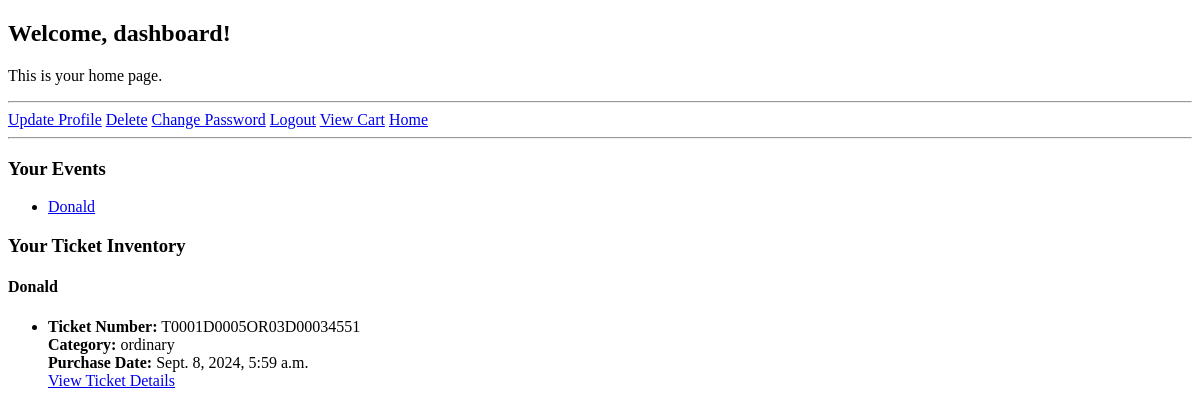
The page /customers/home/ (signed in) on the database as committed earlier.
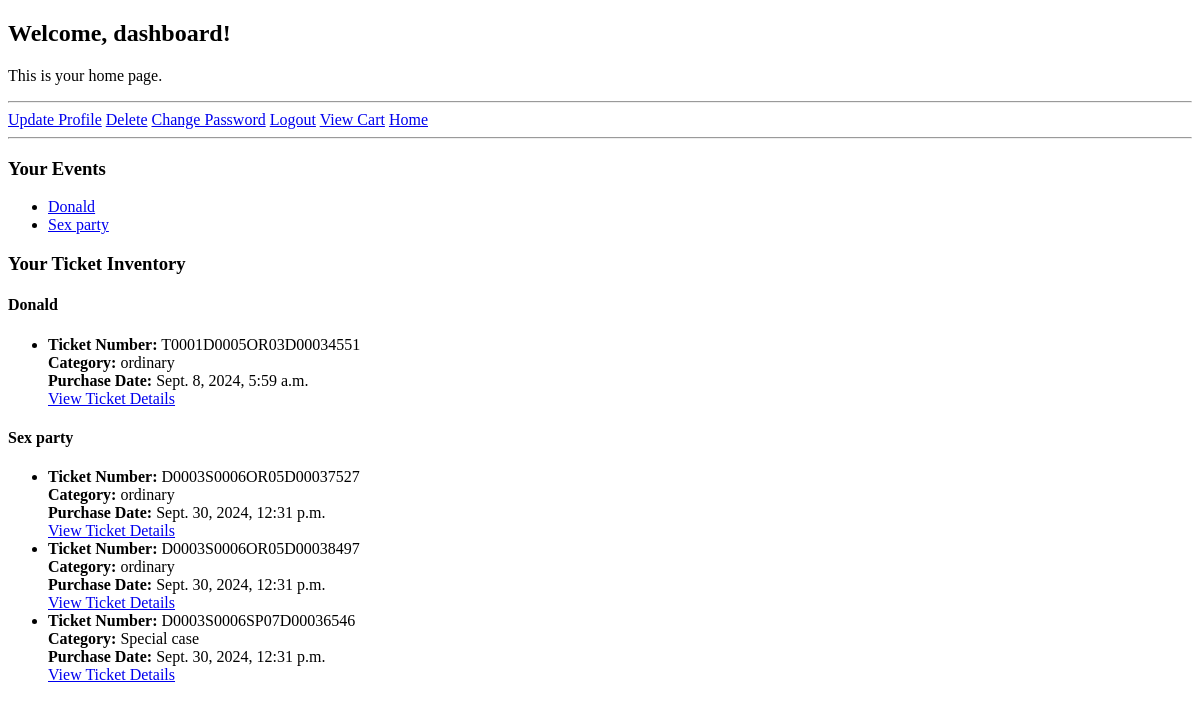
The same page on the database as committed later.
### vendors/models.py (models this page shows, shortened)
class Vendor(AbstractBaseUser, PermissionsMixin):
    username = models.CharField(max_length=30, unique=True)
    email = models.EmailField(unique=True)
    first_name = models.CharField(max_length=30)
    last_name = models.CharField(max_length=30)
    storename = models.CharField(max_length=50)
    store_phone = models.CharField(max_length=15)
    verification_code = models.CharField(max_length=6, null=True, blank=True)
    verification_code_created_at = models.DateTimeField(null=True, blank=True)
    is_active = models.BooleanField(default=True)
    is_admin = models.BooleanField(default=False)
    is_superuser = models.BooleanField(default=False)
    is_staff = models.BooleanField(default=False)
    is_vendor = models.BooleanField(default=True)
    objects = VendorManager()
    USERNAME_FIELD = 'username'
    REQUIRED_FIELDS = ['email', 'first_name', 'last_name', 'storename', 'store_phone']

### events/models.py (models this page shows, shortened)
class Event(models.Model):
    vendor = models.ForeignKey(Vendor, on_delete=models.CASCADE, related_name='events')  # Mandatory, linked to Vendor
    poster = models.ImageField(upload_to='event_posters/')  # Required field
    title = models.CharField(max_length=200)  # Required field
    description = models.TextField()  # Required field
    category = models.CharField(max_length=100)  # Required field (e.g., "conference", "concert")
    start_date = models.DateTimeField()  # Required field
    end_date = models.DateTimeField(null=True, blank=True)  # Optional field
    venue_name = models.CharField(max_length=100)  # Required field
    regular_price = models.DecimalField(max_digits=10, decimal_places=2)  # Required field
    sale_price = models.DecimalField(max_digits=10, decimal_places=2, null=True, blank=True)  # Optional field
    tickets_available = models.PositiveIntegerField(null=True, blank=True)  # Optional field
    tickets_sold = models.PositiveIntegerField(default=0)  # New field to track tickets sold

class TicketCategory(models.Model):
    event = models.ForeignKey(Event, on_delete=models.CASCADE, related_name='ticket_categories')  # Mandatory, linked to Event
    category_title = models.CharField(max_length=100)  # Required field
    category_price = models.DecimalField(max_digits=10, decimal_places=2)  # Required field
    category_tickets_available = models.PositiveIntegerField()  # Required field
    category_tickets_sold = models.PositiveIntegerField(default=0)  # New field to track tickets sold in this category

### tickets/models.py (models this page shows, shortened)
class Ticket(models.Model):
    ENTITY_TYPE_CHOICES = [
        ('customer', 'Customer'),
        ('vendor', 'Vendor'),
    ]
    event = models.ForeignKey(Event, on_delete=models.CASCADE, related_name='tickets')
    ticket_category = models.ForeignKey(TicketCategory, on_delete=models.CASCADE, null=True, blank=True)
    customer_username = models.CharField(max_length=255, blank=True, null=True)
    vendor = models.ForeignKey(Vendor, on_delete=models.CASCADE, related_name='tickets')
    ticket_number = models.CharField(max_length=20, unique=True)
    purchase_date = models.DateTimeField(auto_now_add=True)
    qr_code = models.ImageField(upload_to='qr_codes/', blank=True)
    entity_type = models.CharField(max_length=10, choices=ENTITY_TYPE_CHOICES)
    verified = models.BooleanField(default=False)

### customers/views.py (the view)
# urls.py: path('home/', CustomerHomeView.as_view(), name='customer_home'),
class CustomerHomeView(LoginRequiredMixin, TemplateView):
    template_name = 'customers/customer_home.html'
    def get_context_data(self, **kwargs):
        context = super().get_context_data(**kwargs)
        customer = self.request.user
        tickets = Ticket.objects.filter(customer_username=customer.username)
        events = {ticket.event for ticket in tickets}
        context['events'] = events
        context['tickets'] = tickets
        return context

### templates/customers/customer_home.html (shortened to what this page needs)
<!DOCTYPE html>
<html lang="en">
<head>
</head>
<body>
    <h2>Welcome, {{ user.username }}!</h2>
    <p>This is your home page.</p>
    <hr>
    <a href="{% url 'customer_update' %}">Update Profile</a>
    <a href="{% url 'customer_delete' %}">Delete</a>
    <a href="{% url 'customer_change_password' %}">Change Password</a>
    <a href="{% url 'customer_logout' %}">Logout</a>
    <a href="{% url 'view_cart' %}">View Cart</a>
    <a href="{% url 'all_events' %}">Home</a>
    <hr>
    <h3>Your Events</h3>
    <ul>
        {% for event in events %}
            <li><a href="{% url 'event_detail' event.id %}">{{ event.title }}</a></li>
        {% endfor %}
    </ul>
    <h3>Your Ticket Inventory</h3>
    {% for event in events %}
        <h4>{{ event.title }}</h4>
        <ul>
            {% for ticket in tickets %}
                {% if ticket.event == event %}
                    <li>
                        <strong>Ticket Number:</strong> {{ ticket.ticket_number }}<br>
                        <strong>Category:</strong> {{ ticket.ticket_category.category_title }}<br>
                        <strong>Purchase Date:</strong> {{ ticket.purchase_date }}<br>
                        <a href="{% url 'ticket_detail' ticket.id %}">View Ticket Details</a>
                    </li>
                {% endif %}
            {% endfor %}
        </ul>
    {% endfor %}
</body>
</html>

Rows that differ between the two databases and show on the page:
now on this page (row edited): Event: title "Sex party"
added Ticket: ticket_number "D0003S0006OR05D00037527", ticket_category.category_title "ordinary", purchase_date "Sept. 30, 2024, 12:31 p.m.", shown under "Sex party"
added Ticket: ticket_number "D0003S0006OR05D00038497", ticket_category.category_title "ordinary", purchase_date "Sept. 30, 2024, 12:31 p.m.", shown under "Sex party"
added Ticket: ticket_number "D0003S0006SP07D00036546", ticket_category.category_title "Special case", purchase_date "Sept. 30, 2024, 12:31 p.m.", shown under "Sex party"
